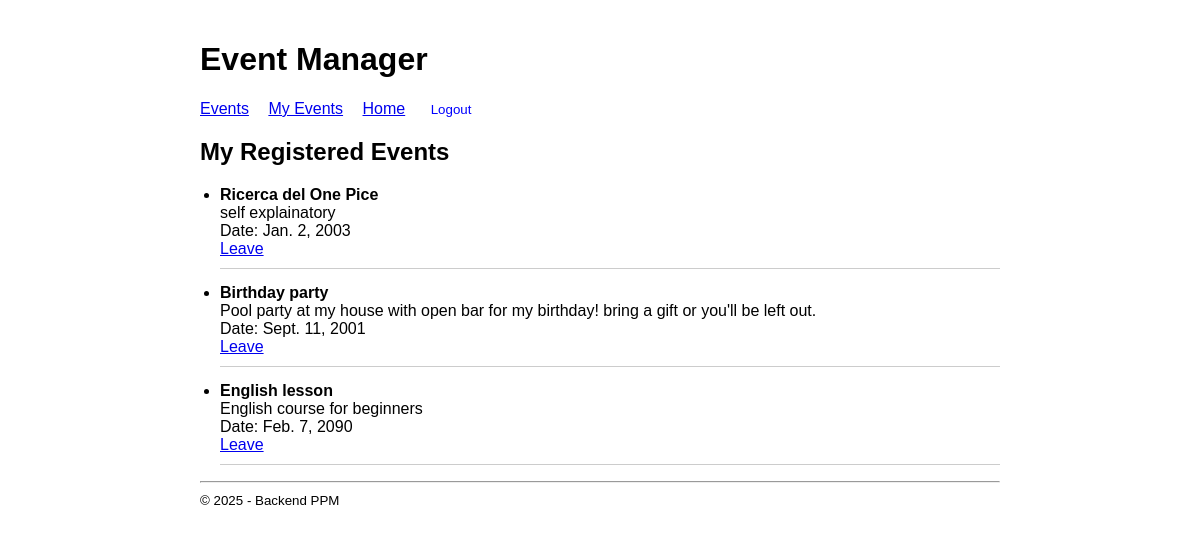
The page /events/my-events/ (signed in) on the database its author committed.
### events/models.py (models this page shows, shortened)
class Registration(models.Model):
    attendee=models.ForeignKey(
        settings.AUTH_USER_MODEL,
        on_delete=models.CASCADE,
        related_name='registrations'
    )
    event=models.ForeignKey(
        Event,
        on_delete=models.CASCADE,
        related_name='registrations'
    )
    timestamp=models.DateTimeField(auto_now_add=True)

class Event(models.Model):
    title= models.CharField(max_length=200)
    description = models.TextField()
    date = models.DateField()
    organizer= models.ForeignKey(
        settings.AUTH_USER_MODEL,
        on_delete=models.CASCADE,
        related_name='organized_events'
    )

### events/views.py (the view)
# urls.py: path('my-events/', views.my_events, name='my_events'),
@login_required
def my_events(request):
    if not request.user.is_attendee and not request.user.is_organizer:
        return HttpResponseForbidden("Only attendees can view their events.")
    registrations = Registration.objects.filter(attendee=request.user).select_related('event')
    return render(request, 'events/my_events.html', {'registrations': registrations})

### events/templates/events/my_events.html (shortened to what this page needs)
{% extends 'base.html' %}
{% block content %}
  <h2>My Registered Events</h2>
  <ul>
    {% for reg in registrations %}
      <li class="event">
        <strong>{{ reg.event.title }}</strong><br>
        {{ reg.event.description }}<br>
        Date: {{ reg.event.date }}<br>
        <a href="{% url 'event_unregister' reg.event.pk %}">Leave</a>
      </li>
    {% empty %}
      <li>You haven't joined any events yet.</li>
    {% endfor %}
  </ul>
{% endblock %}

### templates/base.html (style rules this page uses)
body { font-family: Arial, sans-serif; max-width: 800px; margin: auto; padding: 20px; }
ul { padding-left: 20px; }
.event { border-bottom: 1px solid #ccc; margin-bottom: 15px; padding-bottom: 10px; }

### rows shown on the page
Registration: event "Ricerca del One Pice", event.description "self explainatory", event "Jan. 2, 2003"
Registration: event "Birthday party", event.description "Pool party at my house with open bar for my birthday! bring a gift or you'll be left out.", event "Sept. 11, 2001"
Registration: event "English lesson", event.description "English course for beginners", event "Feb. 7, 2090"
